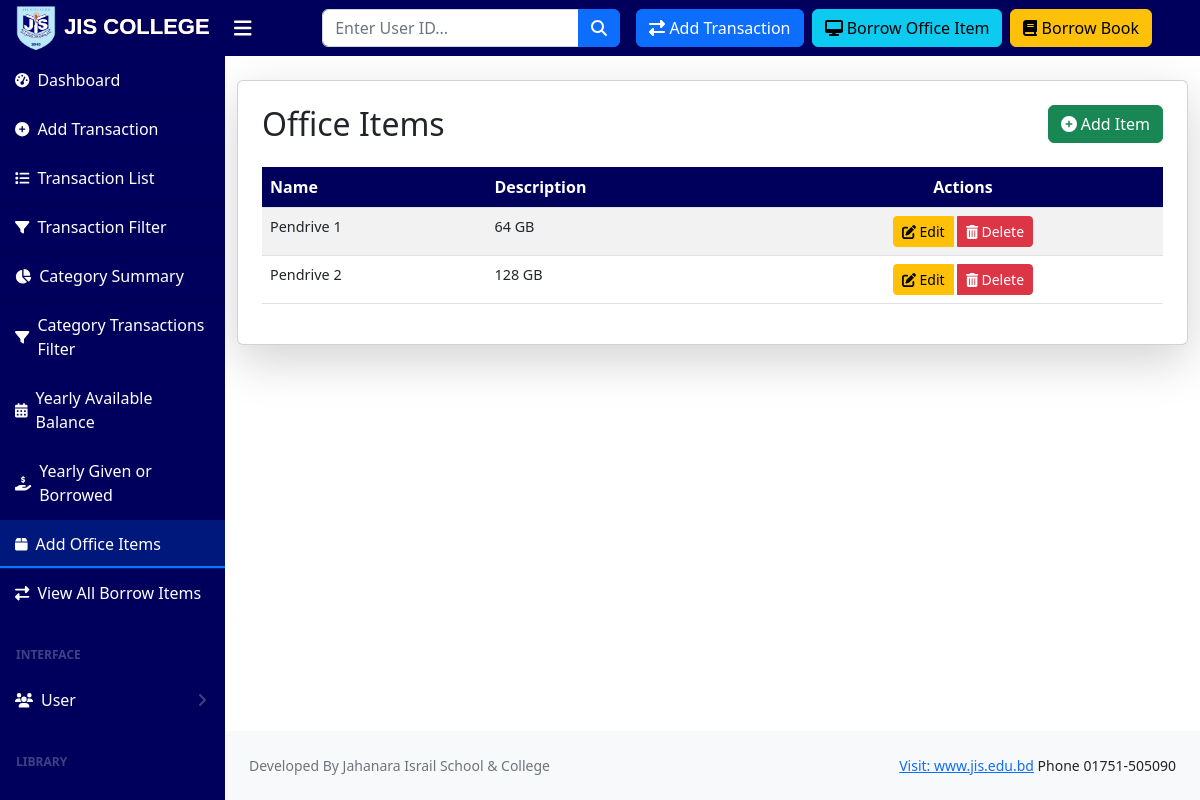
/office-items/ (signed in), run on the app's committed database.
### account/models.py (models this page shows, shortened)
class OfficeItem(models.Model):
    name = models.CharField(unique=True, max_length=255)
    description = models.TextField()

### account/views.py (the view)
# urls.py: path('office-items/', office_item_list, name='office_item_list'),  # List all office items
@user_passes_test(lambda u: u.is_superuser or u.is_staff, login_url='login')
def office_item_list(request):
    items = OfficeItem.objects.all()  # Fetch all office items
    return render(request, 'office_item/office_item_list.html', {'items': items})

### templates/office_item/office_item_list.html (shortened to what this page needs)
{% extends 'base.html' %}
{% block content %}
<div class="container mt-4">
    <div class="card shadow-lg">
        <div class="card-body p-4">
            <div class="d-flex justify-content-between align-items-center mb-4">
                <h2 class="card-title mb-0">Office Items</h2>
                <a href="{% url 'office_item_create' %}" class="btn btn-success">
                    <i class="fas fa-plus-circle"></i> Add Item
                </a>
            </div>
            <div class="table-responsive">
                <table class="table table-striped table-hover">
                    <thead class="bg-dark text-white">
                        <tr>
                            <th>Name</th>
                            <th>Description</th>
                            <th class="text-center">Actions</th>
                        </tr>
                    </thead>
                    <tbody style="font-size: 0.9rem;">
                        {% for item in items %}
                        <tr style="padding: 0.2rem;">
                            <td>{{ item.name }}</td>
                            <td>{{ item.description }}</td>
                            <td class="text-center">
                                <div class="btn-group">
                                    <a href="{% url 'office_item_edit' item.id %}" class="btn btn-sm btn-warning me-1">
                                        <i class="fas fa-edit"></i> Edit
                                    </a>
                                    <a href="{% url 'office_item_delete' item.id %}" class="btn btn-sm btn-danger" onclick="return confirm('Are you sure you want to delete this item?');">
                                        <i class="fas fa-trash-alt"></i> Delete
                                    </a>
                                </div>
                            </td>
                        </tr>
                        {% endfor %}
                    </tbody>
                </table>
            </div>
        </div>
    </div>
</div>
{% endblock %}

### data on the page
OfficeItem: name "Pendrive 1", description "64 GB"
OfficeItem: name "Pendrive 2", description "128 GB"
